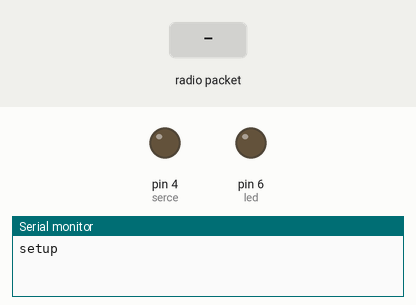
A sketch run on a simulated Arduino Uno, built with avr-gcc and run on an emulated ATmega328P. On the bench: output pins drawn as LEDs (lit = HIGH), the last lines printed to the serial monitor. Inputs (shaded band) come from the test bench. No radio packets arrive unless stated.

Above: at 1.2 s.
1.3 s: radio packet "9" arrives
At 1.6 s:
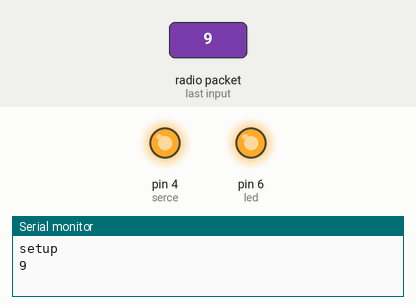
Timing chart, 0 to 4.8 s (numbered marks = the images above; inputs shaded):
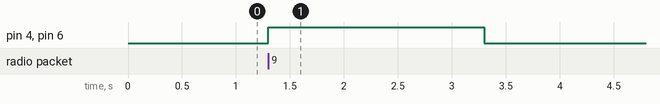

Measured:
- after the input at 1.3 s, pin 4 (serce), pin 6 (led): LOW → HIGH at once, → LOW 2.0 s later

The sketch:

odbiornik_serce.ino
```cpp
#include <VirtualWire.h>
#define receive_pin 11
#define serce 4
#define led 6
const char *wiadomosc;
void setup()
{

    Serial.begin(9600);
    Serial.println("setup");

// przygotowujemy potrzebne informacje dla biblioteki
    vw_set_rx_pin(receive_pin);
    vw_setup(2000);
   pinMode(serce,OUTPUT);
pinMode(led,OUTPUT);
    vw_rx_start(); // startujemy odbieranie danych (uruchamiamy)


}

void loop()
{
  // częśc wymagana do poprawnego działania biblioteki
    uint8_t buf[VW_MAX_MESSAGE_LEN];
    uint8_t buflen = VW_MAX_MESSAGE_LEN;

    if (vw_get_message(buf, &buflen)) // jeśli odbierzemy dane
    {
	int i;
        String wiadomosc;


	for (i = 0; i < buflen; i++) // w pętli zczytujemy dane z odbiornika
	{
            wiadomosc+=char(buf[i]);
	}

	Serial.println(wiadomosc);
       if (wiadomosc=="9")
       {
         digitalWrite(led, HIGH);
   digitalWrite(serce, HIGH);
   delay(2000);
   digitalWrite(serce, LOW);
          digitalWrite(led, LOW);
       }
else
{
digitalWrite(serce, LOW);

}
    }


}
```
